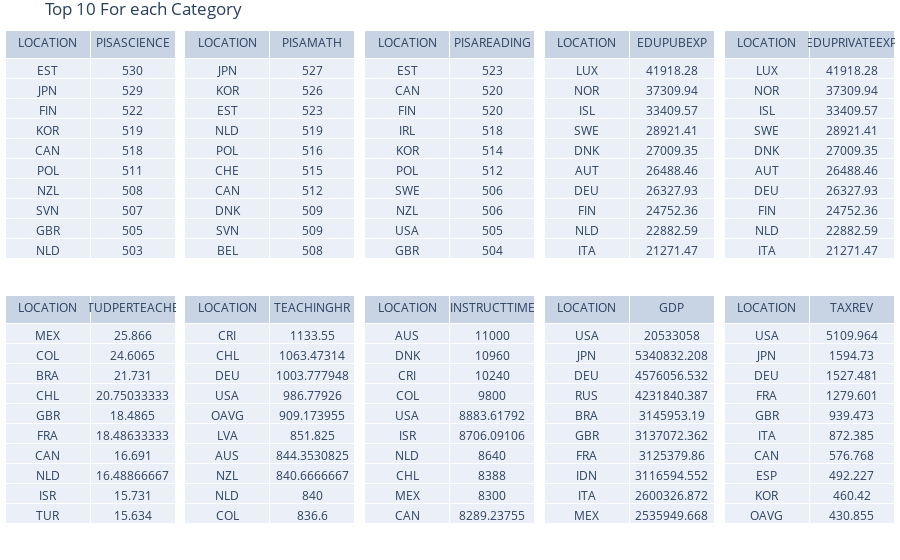

Source (notebook cell):
### Code cell
import math
import plotly.graph_objects as go
from plotly.subplots import make_subplots

row_length = 5
show_top = 10
col_names = data.iloc[:, 1:].columns

fig = make_subplots(rows= int(len(col_names) / row_length), 
                    cols=row_length,
                    vertical_spacing=0.01,
                    horizontal_spacing=0.01,
                    specs=[[{"type": "table"} for x in range(row_length)], [{"type": "table"} for x in range(row_length)]])

for idx, column in enumerate(data.iloc[:, 1:]):
  temp_table = data[['LOCATION', column]].sort_values(by=[column], ascending=False)
  fig.add_trace(
      go.Table(header = dict(values = temp_table.columns),
               cells = dict(values = [temp_table.iloc[:show_top, 0].values, temp_table.iloc[:show_top, 1].values])),
      row = math.ceil((idx + 1) / 5), col = idx % row_length + 1
      )
fig.update_layout(title_text="Top 10 For each Category", margin=dict(r=5, l=5, t=30, b=5))
fig.show()

### Figure 1 — Plotly figure (JSON) as saved in the notebook; plotly's stock layout.template omitted (floating-point values rounded to 4 significant figures)
{"data": [{"cells": {"values": [["EST", "JPN", "FIN", "KOR", "CAN", "POL", "NZL", "SVN", "GBR", "NLD"], [530, 529, 522, 519, 518, 511, 508, 507, 505, 503]]}, "domain": {"x": [0, 0.192], "y": [0.505, 1]}, "header": {"values": ["LOCATION", "PISASCIENCE"]}, "type": "table"}, {"cells": {"values": [["JPN", "KOR", "EST", "NLD", "POL", "CHE", "CAN", "DNK", "SVN", "BEL"], [527, 526, 523, 519, 516, 515, 512, 509, 509, 508]]}, "domain": {"x": [0.202, 0.394], "y": [0.505, 1]}, "header": {"values": ["LOCATION", "PISAMATH"]}, "type": "table"}, {"cells": {"values": [["EST", "CAN", "FIN", "IRL", "KOR", "POL", "SWE", "NZL", "USA", "GBR"], [523, 520, 520, 518, 514, 512, 506, 506, 505, 504]]}, "domain": {"x": [0.404, 0.596], "y": [0.505, 1]}, "header": {"values": ["LOCATION", "PISAREADING"]}, "type": "table"}, {"cells": {"values": [["LUX", "NOR", "ISL", "SWE", "DNK", "AUT", "DEU", "FIN", "NLD", "ITA"], [41920.0, 37310.0, 33410.0, 28920.0, 27010.0, 26490.0, 26330.0, 24750.0, 22880.0, 21270.0]]}, "domain": {"x": [0.606, 0.798], "y": [0.505, 1]}, "header": {"values": ["LOCATION", "EDUPUBEXP"]}, "type": "table"}, {"cells": {"values": [["LUX", "NOR", "ISL", "SWE", "DNK", "AUT", "DEU", "FIN", "NLD", "ITA"], [41920.0, 37310.0, 33410.0, 28920.0, 27010.0, 26490.0, 26330.0, 24750.0, 22880.0, 21270.0]]}, "domain": {"x": [0.808, 1], "y": [0.505, 1]}, "header": {"values": ["LOCATION", "EDUPRIVATEEXP"]}, "type": "table"}, {"cells": {"values": [["MEX", "COL", "BRA", "CHL", "GBR", "FRA", "CAN", "NLD", "ISR", "TUR"], [25.87, 24.61, 21.73, 20.75, 18.49, 18.49, 16.69, 16.49, 15.73, 15.63]]}, "domain": {"x": [0, 0.192], "y": [0, 0.495]}, "header": {"values": ["LOCATION", "STUDPERTEACHER"]}, "type": "table"}, {"cells": {"values": [["CRI", "CHL", "DEU", "USA", "OAVG", "LVA", "AUS", "NZL", "NLD", "COL"], [1134.0, 1063.0, 1004.0, 986.8, 909.2, 851.8, 844.4, 840.7, 840, 836.6]]}, "domain": {"x": [0.202, 0.394], "y": [0, 0.495]}, "header": {"values": ["LOCATION", "TEACHINGHR"]}, "type": "table"}, {"cells": {"values": [["AUS", "DNK", "CRI", "COL", "USA", "ISR", "NLD", "CHL", "MEX", "CAN"], [11000, 10960, 10240, 9800, 8884.0, 8706.0, 8640, 8388, 8300, 8289.0]]}, "domain": {"x": [0.404, 0.596], "y": [0, 0.495]}, "header": {"values": ["LOCATION", "INSTRUCTTIME"]}, "type": "table"}, {"cells": {"values": [["USA", "JPN", "DEU", "RUS", "BRA", "GBR", "FRA", "IDN", "ITA", "MEX"], [20533058, 5341000.0, 4576000.0, 4232000.0, 3146000.0, 3137000.0, 3125000.0, 3117000.0, 2600000.0, 2536000.0]]}, "domain": {"x": [0.606, 0.798], "y": [0, 0.495]}, "header": {"values": ["LOCATION", "GDP"]}, "type": "table"}, {"cells": {"values": [["USA", "JPN", "DEU", "FRA", "GBR", "ITA", "CAN", "ESP", "KOR", "OAVG"], [5110.0, 1595.0, 1527.0, 1280.0, 939.5, 872.4, 576.8, 492.2, 460.4, 430.9]]}, "domain": {"x": [0.808, 1], "y": [0, 0.495]}, "header": {"values": ["LOCATION", "TAXREV"]}, "type": "table"}], "layout": {"margin": {"b": 5, "l": 5, "r": 5, "t": 30}, "title": {"text": "Top 10 For each Category"}}}
